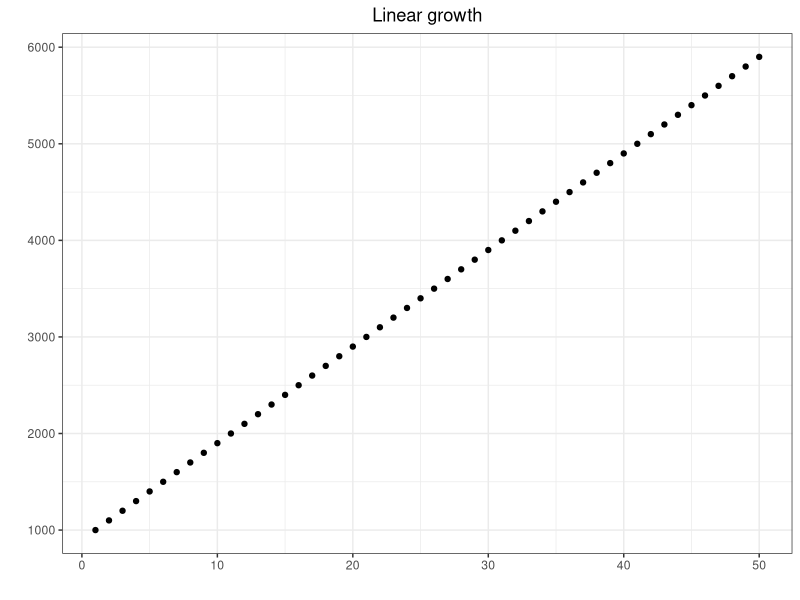
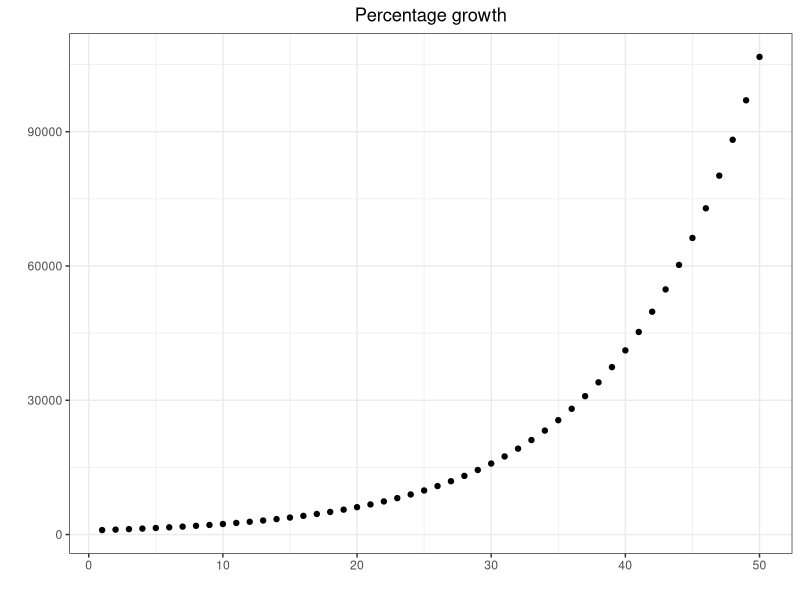
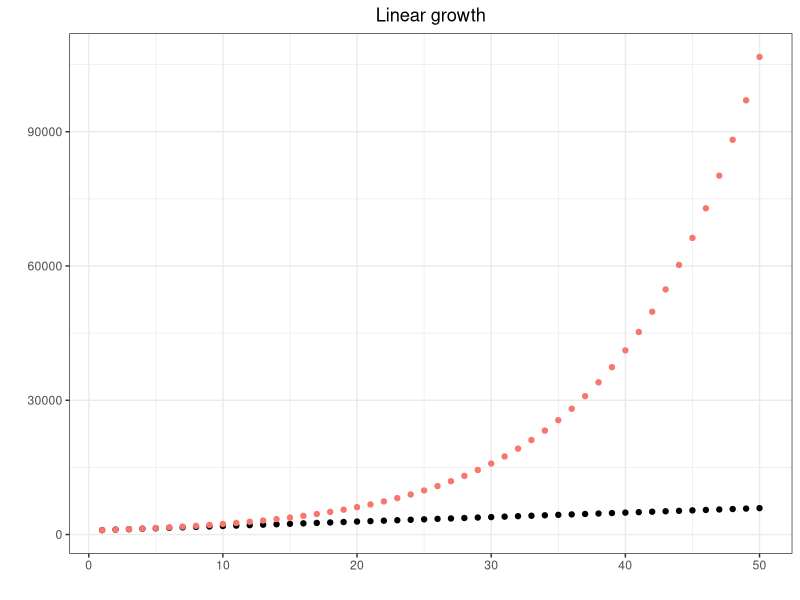
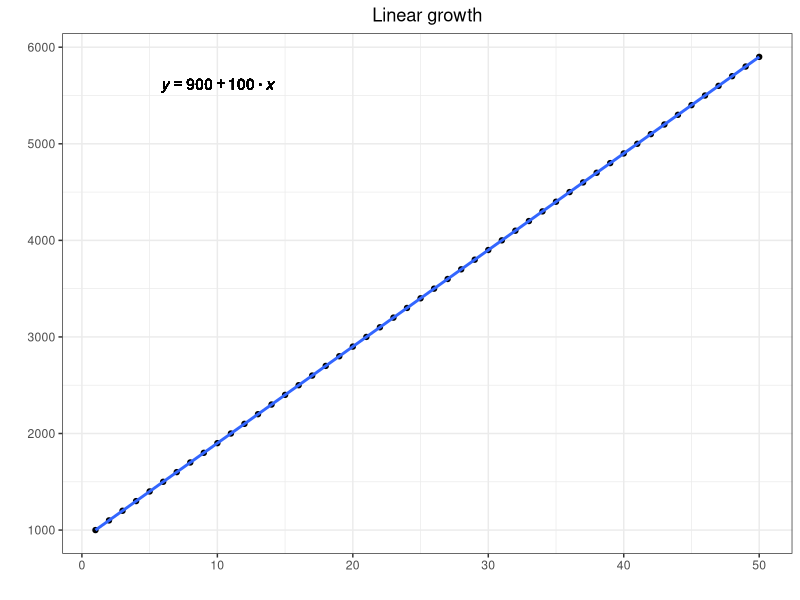
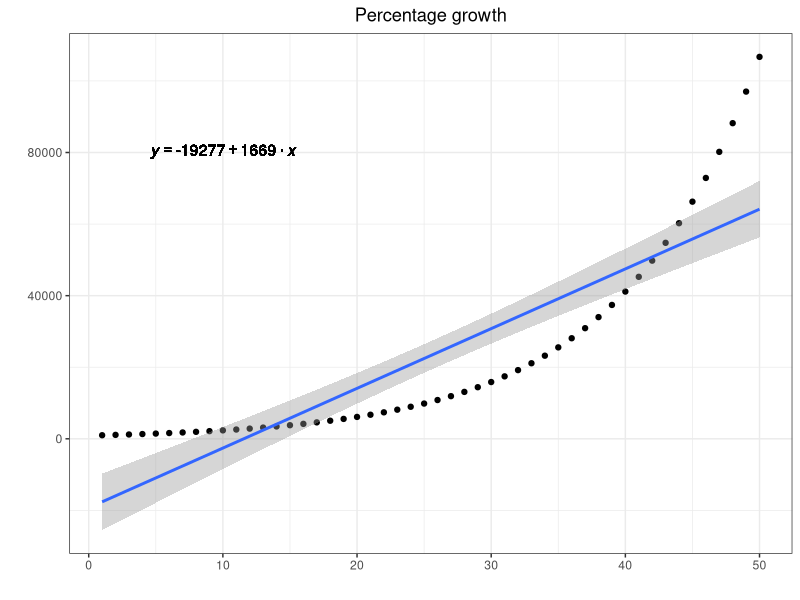
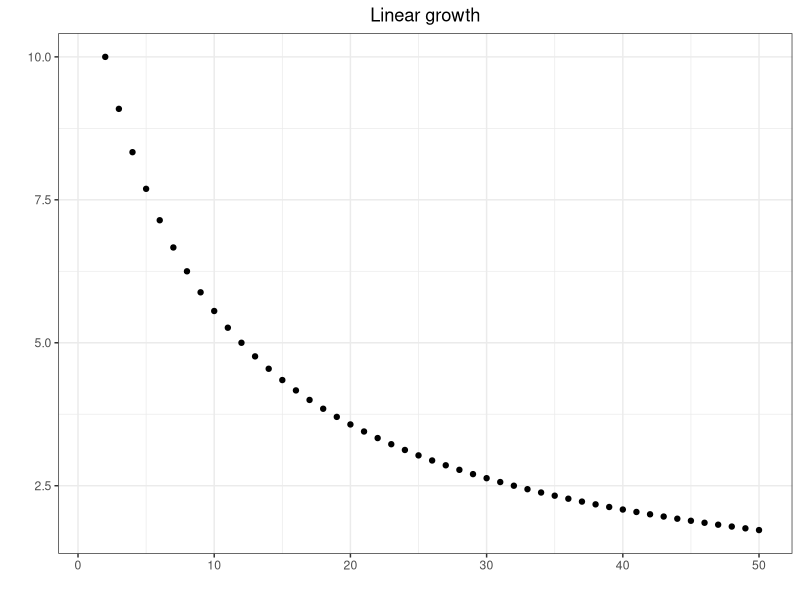
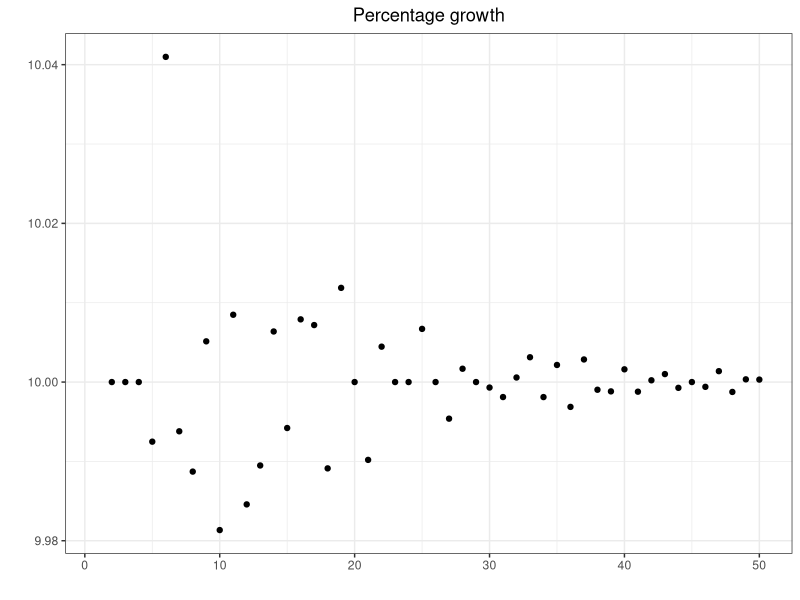
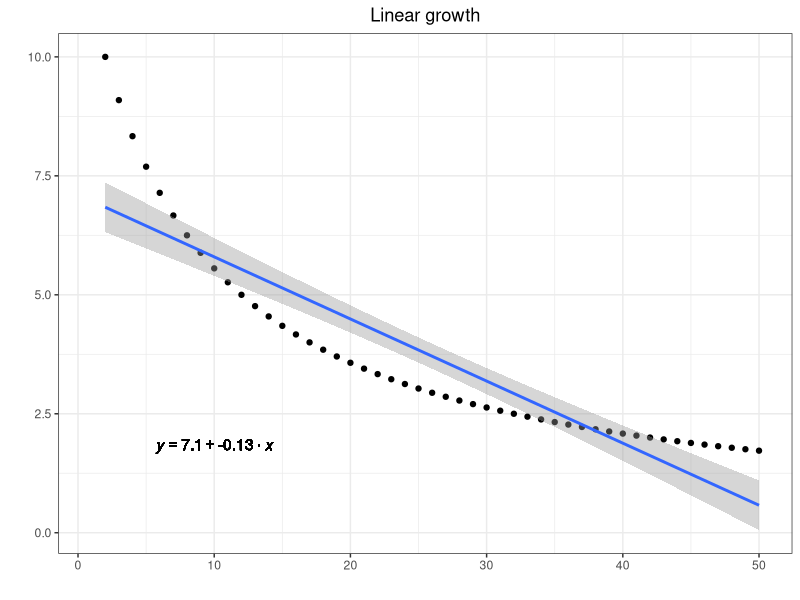

The R script that drew these images, in order:
## ---- chunk 1
library(ggplot2)
library(zoo)

knitr::opts_chunk$set(echo = FALSE, comment=NA, message=FALSE, warning = FALSE)
seqGeom <- function(from,ratio,length.out,begin=1) {
   end=length.out - begin
   begin=begin-1
   from*(1+ratio)**(begin:end)
}

## ---- chunk 2

makePlot = function(df, title) {
   p = ggplot(data=df, show_legend=FALSE) + theme_bw() +
       theme(plot.title = element_text(hjust = 0.5)) +
       xlab("") + ylab("") +
       geom_point(aes(x=x,y=y))
   if (!missing(title)) p = p + ggtitle(title)
   p
}
addSmooth = function(plot, df) {
   #eq = lm_eqn(df)
   posy = df[nrow(df) - 3, 2]
   p = plot + geom_smooth(aes(x=x,y=y), method="lm") +
              geom_text(x = 10, y=posy, label = lm_eqn(df), parse = TRUE)
#                    geom_text(label = "data", parse = TRUE)
   p
}
# Obtiene la ecuacion de lm en modo texto
lm_eqn <- function(df){
    m <- lm(y ~ x, df);
    eq <- substitute(italic(y) == a + b %.% italic(x),
         list(a = format(unname(coef(m)[1]), digits = 2),
              b = format(unname(coef(m)[2]), digits = 2)
             #,r2 = format(summary(m)$r.squared, digits = 3)
            ))
    as.character(as.expression(eq));
}
lm2parms = function(lm, scale=2) {
   lst = list(round(lm$coefficients[1], 2), round(lm$coefficients[2], 2))
   names(lst) = c("alpha", "beta")
   lst
}
## ---- chunk 3
size=50
d1 = data.frame(x=seq(1,size), y=seq(from=1000, by=100, length.out=size))
d2 = data.frame(x=seq(1,size), y=seqGeom(from=1000, ratio=.1, length.out=size))
d2$y = round(d2$y, 0)

## ---- chunk 4

makePlot(d1, "Linear growth")
makePlot(d2, "Percentage growth")
## ---- chunk 5

makePlot(d1, "Linear growth") + 
         geom_point(data=d2, aes(x=x,y=y,colour="blue")) +
         guides(color=FALSE)

## ---- chunk 6
addSmooth(makePlot(d1, "Linear growth"),d1)
addSmooth(makePlot(d2, "Percentage growth"), d2)
## ---- chunk 7

d1$y1 = rollapply(d1$y, width=2, function(x) x[2]/x[1]-1, fill=NA, align="right")
d2$y1 = rollapply(d2$y, width=2, function(x) x[2]/x[1]-1, fill=NA, align="right")
d2$y1 = d2$y1 * 100
d1$y1 = d1$y1 * 100

df1 = d1[,c("x","y1")]
df2 = d2[,c("x","y1")]
colnames(df1) = c("x","y")
colnames(df2) = c("x","y")
makePlot(df1, "Linear growth")
makePlot(df2, "Percentage growth")
addSmooth(makePlot(df1, "Linear growth"),df1)
addSmooth(makePlot(df2, "Percentage growth"), df2)

## ---- chunk 8
lm1 = lm2parms(lm(y ~ x, df1))
lm2 = lm2parms(lm(y ~ x, df2))
